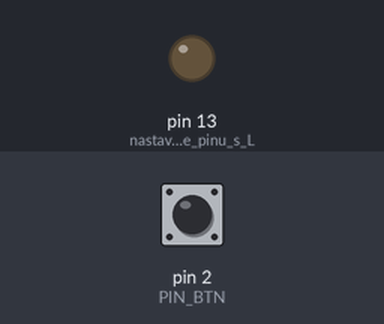
Recording of a sketch running on a simulated Arduino Uno, built with avr-gcc and run on an emulated ATmega328P. Parts: output pins drawn as LEDs (lit = HIGH). Inputs (shaded band) come from the test bench; at power-on: pin 2 (PIN_BTN) HIGH.

Above: at 1.2 s.
1.3 s: pin 2 (PIN_BTN) pulled LOW for 0.15 s
At 1.6 s:
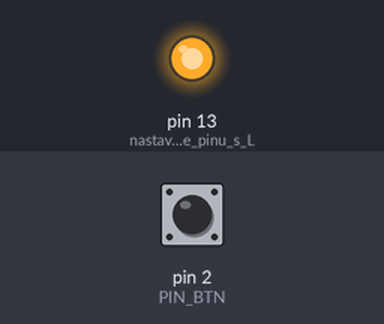
2.9 s: pin 2 (PIN_BTN) pulled LOW for 1 s
At 4.0 s:
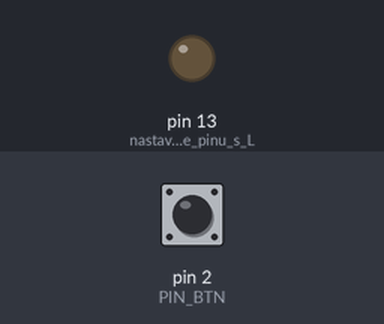
5.4 s: pin 2 (PIN_BTN) pulled LOW for 3.2 s
At 5.9 s:
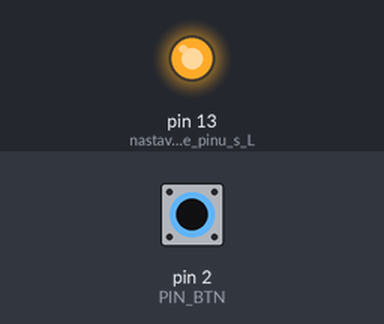
Timing chart, 0 to 8.4 s (numbered marks = the images above; inputs shaded):
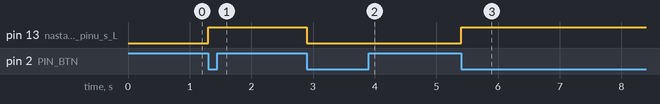

Measured:
- after the input at 1.3 s, pin 13 (nastavení_funkce_pinu_s_L): LOW → HIGH at once
- after the input at 2.9 s, pin 13 (nastavení_funkce_pinu_s_L): HIGH → LOW at once
- after the input at 5.4 s, pin 13 (nastavení_funkce_pinu_s_L): LOW → HIGH at once

The sketch:

nabezna_hrana.ino
```cpp
#define PIN_BTN 2 // makro pro pin tlačítka

int predchozi_stav_tlacitka;  // "paměť" pro uložení předchozího stavu tlačítka
int stav_led; // paměť pro uložení stavu LED

void setup() {
  pinMode(PIN_BTN, INPUT_PULLUP); // nastavení funkce pinu tlačítka
  pinMode(LED_BUILTIN, OUTPUT);   // nastavení funkce pinu s LED
  predchozi_stav_tlacitka = !digitalRead(PIN_BTN);  // získání prvního stavu tlačítka
}

void loop() {
  // načtení aktuálního stavu tlačítka
  int stav_tlacitka = !digitalRead(PIN_BTN);

  // detekce náběžné hrany
  if (stav_tlacitka == HIGH && predchozi_stav_tlacitka == LOW)  {
    stav_led = !stav_led; // překlopení stavu LED
  }

  // nastavení stavu LED
  digitalWrite(LED_BUILTIN, stav_led);

  // uložení stavu tlačítka do paměti
  predchozi_stav_tlacitka = stav_tlacitka;

  delay(50);
}
```
